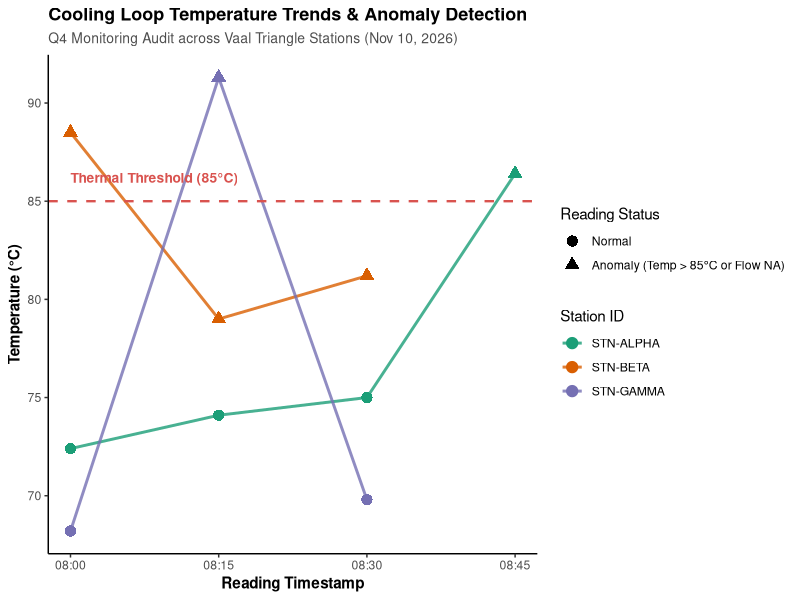

This figure's R source:
library(tidyverse)

raw_telemetry <- tibble(
  log_id = c(101, 102, 102, 103, 104, 105, 106, 107, 108, 109, 110, 110),
  station_id = c(" stn-alpha ", "STN-ALPHA", "STN-ALPHA", "stn-beta", "STN-BETA ", 
                 "stn-gamma", "STN-GAMMA", " stn-alpha", "stn-beta", "STN-GAMMA", 
                 "stn-alpha", "stn-alpha"),
  reading_time = c("2026-11-10 08:00:00", "2026-11-10 08:15:00", "2026-11-10 08:15:00",
                   "2026-11-10 08:00:00", "2026-11-10 08:15:00", "2026-11-10 08:00:00",
                   "2026-11-10 08:15:00", "2026-11-10 08:30:00", "2026-11-10 08:30:00",
                   "2026-11-10 08:30:00", "2026-11-10 08:45:00", "2026-11-10 08:45:00"),
  temp_reading = c("72.4 C", "74.1 C", "74.1 C", "88.5 C", "79.0", 
                   "68.2 C", "91.3 C", "75.0 C", "81.2 C", "69.8 C", 
                   "86.4 C", "86.4 C"),
  flow_rate_lpm = c(450.5, 448.0, 448.0, 410.2, -999.0, 
                    460.1, 395.4, 452.0, -999.0, 458.9, 
                    415.0, 415.0),
  status_code = c("OK", "OK", "OK", "WARN", NA, 
                  "OK", "CRIT", "OK", NA, "OK", 
                  "WARN", "WARN")
)
# Q4 Cooling Loop Telemetry Cleanup & Audit
# Author: Zandre De Klerk
# Description: Cleans raw station logs, removes export duplicates, and flags sensor anomalies.

library(tidyverse)

# 1. Load Raw Data --------------------------------------------------------
# (In production, replace this block with: raw_telemetry <- read_csv("data/raw_telemetry.csv"))
raw_telemetry <- tibble(
  log_id = c(101, 102, 102, 103, 104, 105, 106, 107, 108, 109, 110, 110),
  station_id = c(" stn-alpha ", "STN-ALPHA", "STN-ALPHA", "stn-beta", "STN-BETA ", 
                 "stn-gamma", "STN-GAMMA", " stn-alpha", "stn-beta", "STN-GAMMA", 
                 "stn-alpha", "stn-alpha"),
  reading_time = c("2026-11-10 08:00:00", "2026-11-10 08:15:00", "2026-11-10 08:15:00",
                   "2026-11-10 08:00:00", "2026-11-10 08:15:00", "2026-11-10 08:00:00",
                   "2026-11-10 08:15:00", "2026-11-10 08:30:00", "2026-11-10 08:30:00",
                   "2026-11-10 08:30:00", "2026-11-10 08:45:00", "2026-11-10 08:45:00"),
  temp_reading = c("72.4 C", "74.1 C", "74.1 C", "88.5 C", "79.0", 
                   "68.2 C", "91.3 C", "75.0 C", "81.2 C", "69.8 C", 
                   "86.4 C", "86.4 C"),
  flow_rate_lpm = c(450.5, 448.0, 448.0, 410.2, -999.0, 
                    460.1, 395.4, 452.0, -999.0, 458.9, 
                    415.0, 415.0),
  status_code = c("OK", "OK", "OK", "WARN", NA, 
                  "OK", "CRIT", "OK", NA, "OK", 
                  "WARN", "WARN")
)


# 2. Clean & Transform ----------------------------------------------------
clean_telemetry <- raw_telemetry |>
  # Standardize station IDs first so duplicate checks catch casing mismatches
  mutate(
    station_id = str_squish(station_id) |> str_to_upper(),
    reading_time = ymd_hms(reading_time)
  ) |>
  # Drop exact duplicate rows from the export glitch
  distinct() |>
  # Parse numeric values and handle sensor error codes
  mutate(
    temp_reading = str_remove(temp_reading, " C") |> as.numeric(),
    flow_rate_lpm = na_if(flow_rate_lpm, -999.0),
    status_code = replace_na(status_code, "UNKNOWN")
  ) |>
  # Flag thermal spikes (> 85C) or dropped flow readings
  mutate(
    is_anomaly = temp_reading > 85 | is.na(flow_rate_lpm)
  ) |>
  arrange(station_id, reading_time)


# 3. Station Audit Summary ------------------------------------------------
station_summary <- clean_telemetry |>
  group_by(station_id) |>
  summarise(
    total_readings = n(),
    avg_temp_c = round(mean(temp_reading, na.rm = TRUE), 2),
    anomaly_count = sum(is_anomaly, na.rm = TRUE),
    .groups = "drop"
  )


# 4. Inspect & Export -----------------------------------------------------
print(clean_telemetry)
print(station_summary)

# Uncomment below once your local folders are created:
# write_csv(raw_telemetry, "data/raw_telemetry.csv")
# write_csv(clean_telemetry, "output/clean_telemetry.csv")
# write_csv(station_summary, "output/station_summary.csv")

#Let us now do a ggplot of our DATA
# 4. Visualize Thermal Trends & Anomalies ---------------------------------
telemetry_plot <- ggplot(clean_telemetry, aes(x = reading_time, y = temp_reading, color = station_id)) +
  # Plot temperature trend lines per station
  geom_line(linewidth = 1, alpha = 0.8) +
  # Plot individual readings, using shape to highlight anomalies
  geom_point(aes(shape = is_anomaly), size = 3.5) +
  # Add horizontal threshold line for the 85°C thermal limit
  geom_hline(yintercept = 85, linetype = "dashed", color = "#D9534F", linewidth = 0.8) +
  annotate(
    "text",
    x = min(clean_telemetry$reading_time),
    y = 86.2,
    label = "Thermal Threshold (85°C)",
    color = "#D9534F",
    hjust = 0,
    size = 3.5,
    fontface = "bold"
  ) +
  scale_color_brewer(palette = "Dark2") +
  scale_shape_manual(
    values = c("FALSE" = 16, "TRUE" = 17),
    labels = c("Normal", "Anomaly (Temp > 85°C or Flow NA)")
  ) +
  labs(
    title = "Cooling Loop Temperature Trends & Anomaly Detection",
    subtitle = "Q4 Monitoring Audit across Vaal Triangle Stations (Nov 10, 2026)",
    x = "Reading Timestamp",
    y = "Temperature (°C)",
    color = "Station ID",
    shape = "Reading Status"
  ) +
  theme_classic() +
  theme(
    plot.title = element_text(face = "bold", size = 13),
    plot.subtitle = element_text(color = "grey30", size = 10),
    axis.title = element_text(face = "bold"),
    legend.position = "right"
  )

# Display the plot in RStudio
print(telemetry_plot)

# Save high-resolution chart to your output folder
# ggsave("output/thermal_anomalies.png", plot = telemetry_plot, width = 9, height = 5, dpi = 300)
